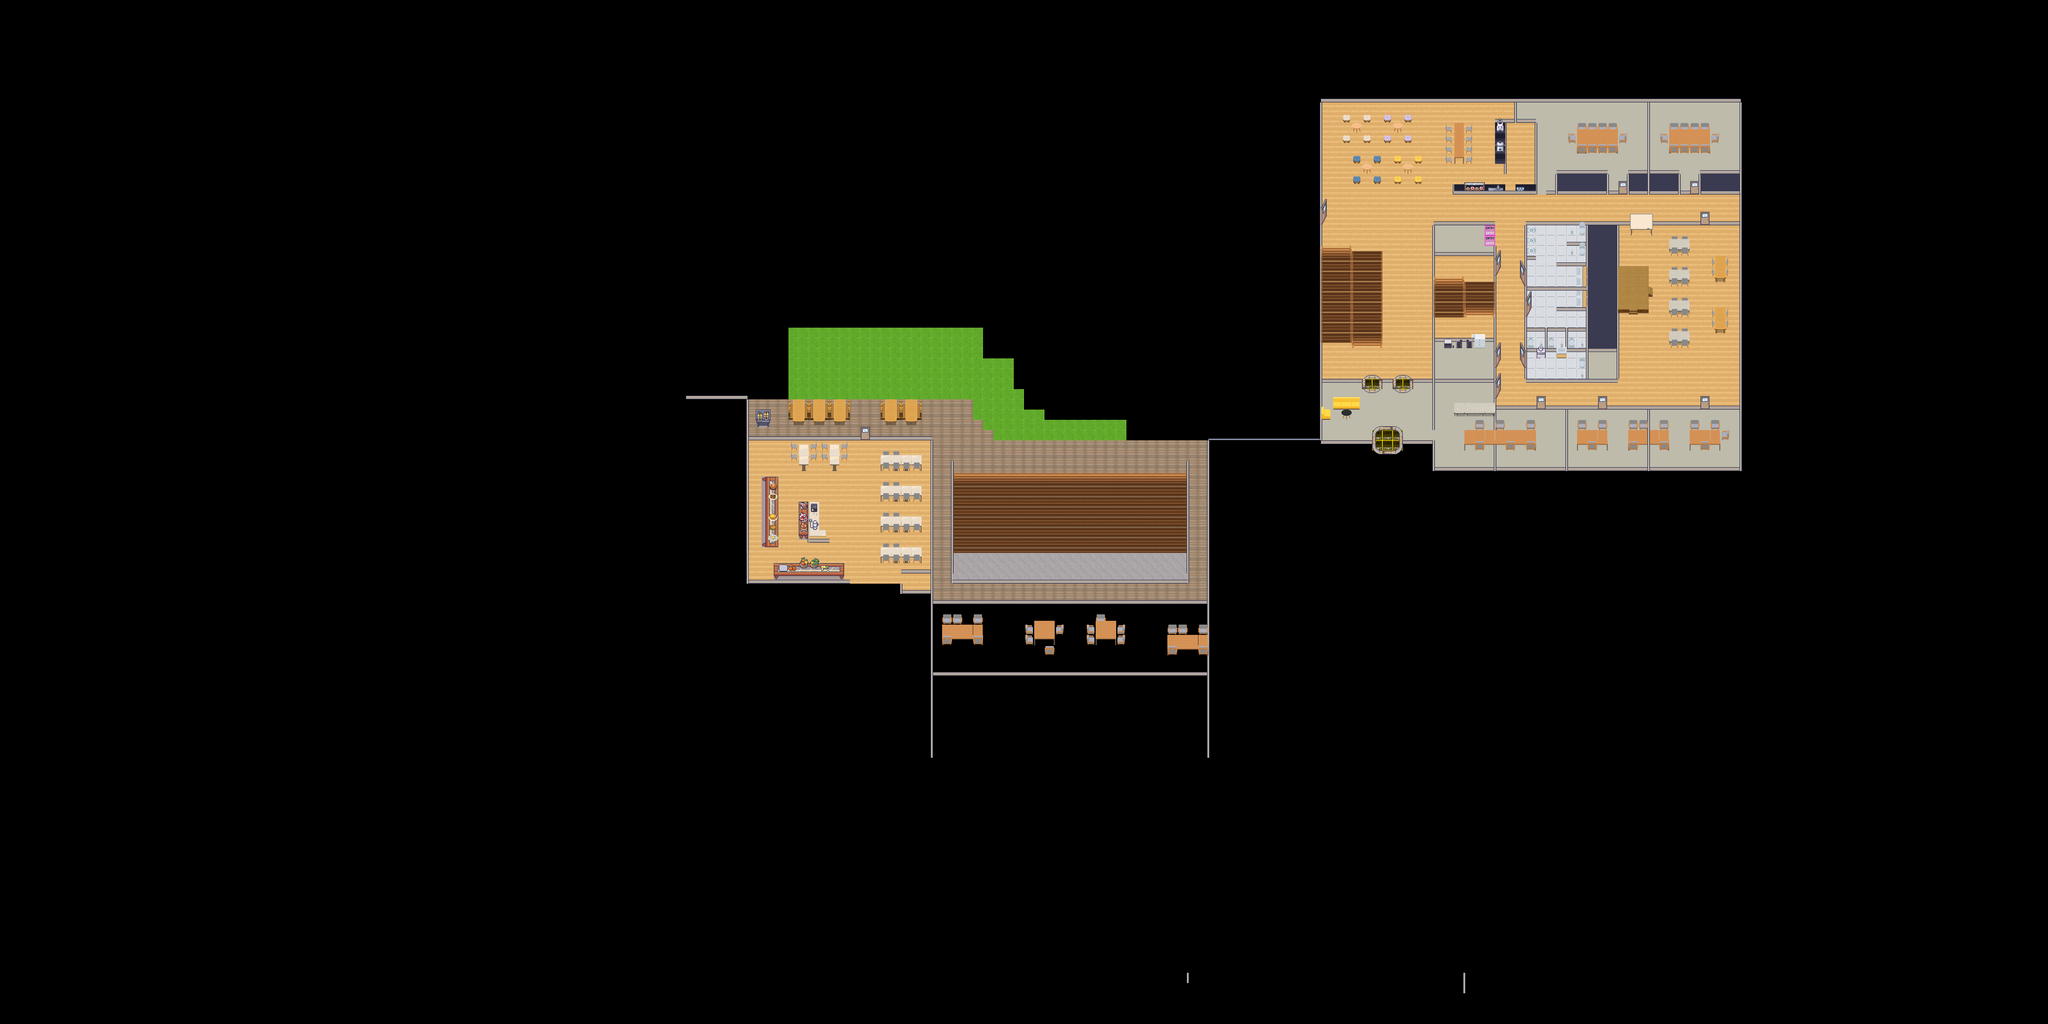

This game map was drawn from its Tiled (.tmx) file and the tilesets committed beside it. A one-line description and the trimmed map source follow:
An orthogonal 200x100 tile map with 32x32 px tiles, 11 tile layers (Boden draußen, Boden innen, Wände waagerecht, Wände senkrecht, ...), 25 tilesets.

<map version="1.9" tiledversion="1.9.0" orientation="orthogonal" renderorder="right-down" width="200" height="100" tilewidth="32" tileheight="32" infinite="0" nextlayerid="18" nextobjectid="1">
 <tileset firstgid="1" name="WA_Decoration" tilewidth="32" tileheight="32" tilecount="96" columns="12">
  <image source="../my-map-master/my-map-master/tilesets/WA_Decoration.png" width="384" height="256" />
 </tileset>
 <tileset firstgid="97" name="WA_Exterior" tilewidth="32" tileheight="32" tilecount="850" columns="25">
  <image source="../my-map-master/my-map-master/tilesets/WA_Exterior.png" width="800" height="1088" />
 </tileset>
 <tileset firstgid="947" name="WA_Miscellaneous" tilewidth="32" tileheight="32" tilecount="110" columns="10">
  <image source="../my-map-master/my-map-master/tilesets/WA_Miscellaneous.png" width="320" height="352" />
 </tileset>
 <tileset firstgid="1057" name="WA_Other_Furniture" tilewidth="32" tileheight="32" tilecount="156" columns="12">
  <image source="../my-map-master/my-map-master/tilesets/WA_Other_Furniture.png" width="384" height="416" />
 </tileset>
 <tileset firstgid="1213" name="WA_Room_Builder" tilewidth="32" tileheight="32" tilecount="1000" columns="25">
  <image source="../my-map-master/my-map-master/tilesets/WA_Room_Builder.png" width="800" height="1280" />
 </tileset>
 <tileset firstgid="2213" name="WA_Seats" tilewidth="32" tileheight="32" tilecount="182" columns="13">
  <image source="../my-map-master/my-map-master/tilesets/WA_Seats.png" width="416" height="448" />
 </tileset>
 <tileset firstgid="2395" name="WA_Special_Zones" tilewidth="32" tileheight="32" tilecount="12" columns="6">
  <image source="../my-map-master/my-map-master/tilesets/WA_Special_Zones.png" width="192" height="64" />
 </tileset>
 <tileset firstgid="2407" name="WA_Tables" tilewidth="32" tileheight="32" tilecount="270" columns="10">
  <image source="../my-map-master/my-map-master/tilesets/WA_Tables.png" width="320" height="864" />
 </tileset>
 <tileset firstgid="2677" name="WA_User_Interface" tilewidth="32" tileheight="32" tilecount="273" columns="13">
  <image source="../my-map-master/my-map-master/tilesets/WA_User_Interface.png" width="416" height="672" />
 </tileset>
 <tileset firstgid="2950" name="Interiors_free_32x32" tilewidth="32" tileheight="32" tilecount="1424" columns="16">
  <image source="../Modern_Interiors_Free_v2.2/Modern tiles_Free/Interiors_free/32x32/Interiors_free_32x32.png" width="512" height="2848" />
 </tileset>
 <tileset firstgid="4374" name="Room_Builder_free_32x32" tilewidth="32" tileheight="32" tilecount="391" columns="17">
  <image source="../Modern_Interiors_Free_v2.2/Modern tiles_Free/Interiors_free/32x32/Room_Builder_free_32x32.png" width="544" height="736" />
 </tileset>
 <tileset firstgid="4765" name="UI_32x32" tilewidth="32" tileheight="32" tilecount="252" columns="18">
  <image source="../Modern_Interiors_v41.2_test/Modern_Interiors/4_User_Interface_Elements/UI_32x32.png" width="576" height="448" />
 </tileset>
 <tileset firstgid="5017" name="Room_Builder_Floors_32x32" tilewidth="32" tileheight="32" tilecount="600" columns="15">
  <image source="../Modern_Interiors_v41.2_test/Modern_Interiors/1_Interiors/32x32/Room_Bulder_subfiles_32x32/Room_Builder_Floors_32x32.png" width="480" height="1280" />
 </tileset>
 <tileset firstgid="5617" name="Room_Builder_Floor_Connectors_32x32" tilewidth="32" tileheight="32" tilecount="252" columns="7">
  <image source="../Modern_Interiors_v41.2_test/Modern_Interiors/1_Interiors/32x32/Room_Bulder_subfiles_32x32/Room_Builder_Floor_Connectors_32x32.png" width="224" height="1152" />
 </tileset>
 <tileset firstgid="5869" name="Room_Builder_baseboards_32x32" tilewidth="32" tileheight="32" tilecount="36" columns="6">
  <image source="../Modern_Interiors_v41.2_test/Modern_Interiors/1_Interiors/32x32/Room_Bulder_subfiles_32x32/Room_Builder_baseboards_32x32.png" width="192" height="192" />
 </tileset>
 <tileset firstgid="5905" name="1_Generic_32x32" tilewidth="32" tileheight="32" tilecount="1248" columns="16">
  <image source="../Modern_Interiors_v41.2_test/Modern_Interiors/1_Interiors/32x32/Theme_Sorter_32x32/1_Generic_32x32.png" width="512" height="2496" />
 </tileset>
 <tileset firstgid="7153" name="2_LivingRoom_32x32" tilewidth="32" tileheight="32" tilecount="720" columns="16">
  <image source="../Modern_Interiors_v41.2_test/Modern_Interiors/1_Interiors/32x32/Theme_Sorter_32x32/2_LivingRoom_32x32.png" width="512" height="1440" />
 </tileset>
 <tileset firstgid="7873" name="5_Classroom_and_library_32x32" tilewidth="32" tileheight="32" tilecount="544" columns="16">
  <image source="../Modern_Interiors_v41.2_test/Modern_Interiors/1_Interiors/32x32/Theme_Sorter_32x32/5_Classroom_and_library_32x32.png" width="512" height="1088" />
 </tileset>
 <tileset firstgid="8417" name="12_Kitchen_32x32" tilewidth="32" tileheight="32" tilecount="784" columns="16">
  <image source="../Modern_Interiors_v41.2_test/Modern_Interiors/1_Interiors/32x32/Theme_Sorter_32x32/12_Kitchen_32x32.png" width="512" height="1568" />
 </tileset>
 <tileset firstgid="9201" name="13_Conference_Hall_32x32" tilewidth="32" tileheight="32" tilecount="192" columns="16">
  <image source="../Modern_Interiors_v41.2_test/Modern_Interiors/1_Interiors/32x32/Theme_Sorter_32x32/13_Conference_Hall_32x32.png" width="512" height="384" />
 </tileset>
 <tileset firstgid="9393" name="Room_Builder_borders_32x32" tilewidth="32" tileheight="32" tilecount="450" columns="45">
  <image source="../Modern_Interiors_v41.2_test/Modern_Interiors/1_Interiors/32x32/Room_Bulder_subfiles_32x32/Room_Builder_borders_32x32.png" width="1440" height="320" />
 </tileset>
 <tileset firstgid="9843" name="animated_door_5_locked_32x32" tilewidth="32" tileheight="32" tilecount="8" columns="4">
  <image source="../Modern_Interiors_v41.2_test/Modern_Interiors/3_Animated_objects/32x32/spritesheets/animated_door_5_locked_32x32.png" width="128" height="64" />
 </tileset>
 <tileset firstgid="9851" name="3_Bathroom_32x32" tilewidth="32" tileheight="32" tilecount="896" columns="16">
  <image source="../Modern_Interiors_v41.2_test/Modern_Interiors/1_Interiors/32x32/Theme_Sorter_32x32/3_Bathroom_32x32.png" width="512" height="1792" />
 </tileset>
 <tileset firstgid="10747" name="animated_door_big_5_32x32" tilewidth="32" tileheight="32" tilecount="15" columns="5">
  <image source="../Modern_Interiors_v41.2_test/Modern_Interiors/3_Animated_objects/32x32/spritesheets/animated_door_big_5_32x32.png" width="160" height="96" />
 </tileset>
 <tileset firstgid="10762" name="Room_Builder_Arched_Entryways_32x32" tilewidth="32" tileheight="32" tilecount="320" columns="10">
  <image source="../Modern_Interiors_v41.2_test/Modern_Interiors/1_Interiors/32x32/Room_Bulder_subfiles_32x32/Room_Builder_Arched_Entryways_32x32.png" width="320" height="1040" />
 </tileset>
 <layer id="6" name="Boden draußen" width="200" height="100">
  <data>[20000 cells, 703 non-empty, 3 distinct tile ids]</data>
 </layer>
 <layer id="1" name="Boden innen" width="200" height="100">
  <data>[20000 cells, 1700 non-empty, 16 distinct tile ids]</data>
 </layer>
 <layer id="8" name="Wände waagerecht" width="200" height="100">
  <data>[20000 cells, 381 non-empty, 5 distinct tile ids]</data>
 </layer>
 <layer id="12" name="Wände senkrecht" width="200" height="100">
  <data>[20000 cells, 569 non-empty, 4 distinct tile ids]</data>
 </layer>
 <layer id="15" name="Zone" width="200" height="100">
  <data>[20000 cells, 12 non-empty, 2 distinct tile ids]</data>
 </layer>
 <layer id="13" name="Tür &amp; Fenster" width="200" height="100">
  <data>[20000 cells, 298 non-empty, 19 distinct tile ids]</data>
 </layer>
 <layer id="16" name="Treppe" width="200" height="100">
  <data>[20000 cells, 283 non-empty, 23 distinct tile ids]</data>
 </layer>
 <layer id="10" name="Möbel unten" width="200" height="100">
  <data>[20000 cells, 226 non-empty, 50 distinct tile ids]</data>
 </layer>
 <layer id="11" name="Möbel oben" width="200" height="100">
  <data>[20000 cells, 257 non-empty, 62 distinct tile ids]</data>
 </layer>
 <layer id="14" name="Objekte" width="200" height="100">
  <data>[20000 cells, 39 non-empty, 32 distinct tile ids]</data>
 </layer>
 <layer id="17" name="Wände oben" width="200" height="100">
  <data>[20000 cells, 86 non-empty, 3 distinct tile ids]</data>
 </layer>
</map>
